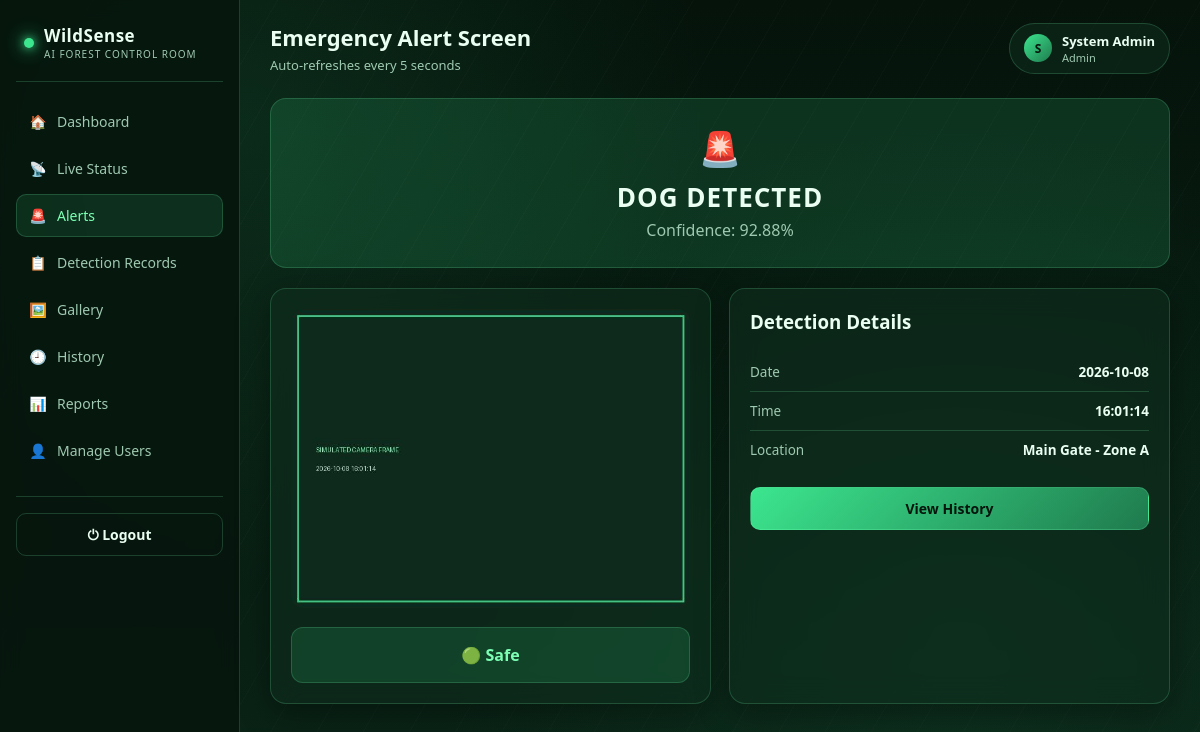
/alerts (signed in), run on the app's committed database.
### tables this page shows
CREATE TABLE detections (
            id INTEGER PRIMARY KEY AUTOINCREMENT,
            animal_name TEXT NOT NULL,
            confidence REAL NOT NULL,
            date_time TEXT NOT NULL,
            image_name TEXT NOT NULL,
            location TEXT NOT NULL,
            threat_level TEXT NOT NULL DEFAULT 'Low'
        );

### app.py (the view)
@app.route("/alerts")
@login_required
def alerts():
    latest = db.get_latest_detection()
    return render_template("alerts.html", latest=latest, active="alerts")

### app.py (called while the page is built)
def login_required(f):
    @wraps(f)
    def wrapper(*args, **kwargs):
        if "user_id" not in session:
            return redirect(url_for("login"))
        return f(*args, **kwargs)
    return wrapper

### database.py (called while the page is built)
def get_db():
    conn = sqlite3.connect(DB_NAME)
    conn.row_factory = sqlite3.Row
    return conn

def get_latest_detection():
    conn = get_db()
    row = conn.execute("SELECT * FROM detections ORDER BY id DESC LIMIT 1").fetchone()
    conn.close()
    return row

### templates/alerts.html (shortened to what this page needs)
{% extends "base.html" %}
{% block page_title %}Emergency Alert Screen{% endblock %}
{% block page_sub %}Auto-refreshes every 5 seconds{% endblock %}
{% block content %}
<div id="alertWrap">
{% if latest %}
  <div class="alert-banner {{ latest.threat_level }}" id="alertBanner">
    <div class="siren">🚨</div>
    <h2 id="alertTitle">{{ latest.animal_name|upper }} DETECTED</h2>
    <p id="alertConf">Confidence: {{ latest.confidence }}%</p>
  </div>
  <div class="grid grid-2">
    <div class="glass card-pad">
      <img id="alertImg" src="{{ url_for('static', filename='images/detections/' ~ latest.image_name) }}" style="width:100%; border-radius:12px; margin-bottom:14px;" alt="alert capture">
      <div class="threat-box {{ latest.threat_level }}" id="alertThreatBox">
        {% if latest.threat_level == 'High' %}🔴 High Risk{% elif latest.threat_level == 'Medium' %}🟡 Medium Risk{% else %}🟢 Safe{% endif %}
      </div>
    </div>
    <div class="glass card-pad">
      <h3 style="margin-top:0;">Detection Details</h3>
      <div id="alertDetails">
        <div class="detail-row"><span class="k">Date</span><span class="v">{{ latest.date_time.split(' ')[0] }}</span></div>
        <div class="detail-row"><span class="k">Time</span><span class="v">{{ latest.date_time.split(' ')[1] }}</span></div>
        <div class="detail-row"><span class="k">Location</span><span class="v">{{ latest.location }}</span></div>
      </div>
      <a href="{{ url_for('history') }}" class="btn" style="margin-top:18px;">View History</a>
    </div>
  </div>
{% else %}
  <div class="glass empty-state">
    <div class="ic">🟢</div>
    No active alerts. All quiet on the perimeter.
  </div>
{% endif %}
</div>
{% endblock %}

### static/css/style.css (style rules this page uses)
:root { --bg-deep: #05130b; --bg-forest: #0a2417; --bg-panel: rgba(16, 46, 30, 0.55); --border-glass: rgba(120, 255, 180, 0.18); --accent: #3ce68f; --accent-soft: #7cffb4; --accent-dim: #1f7a4d; --text-main: #eafff2; --text-dim: #9fc9b0; --danger: #ff5470; --warning: #ffc857; --safe: #3ce68f; --radius: 16px; }
* { box-sizing: border-box; }
html, body { margin: 0; padding: 0; font-family: 'Segoe UI', Roboto, Helvetica, Arial, sans-serif; color: var(--text-main); background: radial-gradient(circle at 20% 15%, rgba(60, 230, 143, 0.10), transparent 40%), radial-gradient(circle at 80% 80%, rgba(31, 122, 77, 0.15), transparent 45%), repeating-linear-gradient(120deg, rgba(255,255,255,0.015) 0px, rgba(255,255,255,0.015) 1px, transparent 1px, transparent 40px), linear-gradient(180deg, var(--bg-deep) 0%, var(--bg-forest) 100%); min-height: 100vh; }
a { color: inherit; text-decoration: none; }
.glass { background: var(--bg-panel); border: 1px solid var(--border-glass); border-radius: var(--radius); backdrop-filter: blur(14px); box-shadow: 0 8px 32px rgba(0,0,0,0.35); }
.grid { display: grid; gap: 18px; }
.grid-2 { grid-template-columns: repeat(2, 1fr); }
.btn { display: inline-flex; align-items: center; justify-content: center; gap: 8px; padding: 11px 18px; border-radius: 10px; border: 1px solid var(--border-glass); background: linear-gradient(135deg, var(--accent), var(--accent-dim)); color: #04150c; font-weight: 700; font-size: 14px; cursor: pointer; width: 100%; transition: transform 0.1s, box-shadow 0.15s; }
.threat-box { padding: 16px; border-radius: 12px; text-align: center; font-weight: 700; border: 1px solid var(--border-glass); }
.threat-box.Low { background: rgba(60,230,143,0.14); color: var(--accent-soft); }
.detail-row { display: flex; justify-content: space-between; padding: 10px 0; border-bottom: 1px solid var(--border-glass); font-size: 13.5px; }
.detail-row:last-child { border-bottom: none; }
.detail-row .k { color: var(--text-dim); }
.detail-row .v { font-weight: 600; }
.alert-banner { padding: 26px; border-radius: var(--radius); text-align: center; margin-bottom: 20px; border: 1px solid var(--border-glass); animation: alertGlow 2s infinite; }
.alert-banner.Low { background: rgba(60,230,143,0.14); }
.alert-banner .siren { font-size: 34px; }
.alert-banner h2 { margin: 8px 0 4px; font-size: 26px; letter-spacing: 1px; }
.alert-banner p { margin: 0; color: var(--text-dim); }
.card-pad { padding: 20px; }

### data on the page
detections: animal_name "DOG", confidence "92.88", image_name (picture), date_time "2026-10-08", date_time "16:01:14", location "Main Gate - Zone A"

### other printed values
{{ session.get('fullname','U')[0]|upper }} "S"
{{ session.get('fullname','User') }} "System Admin"
{{ session.get('role','user') }} "Admin"
